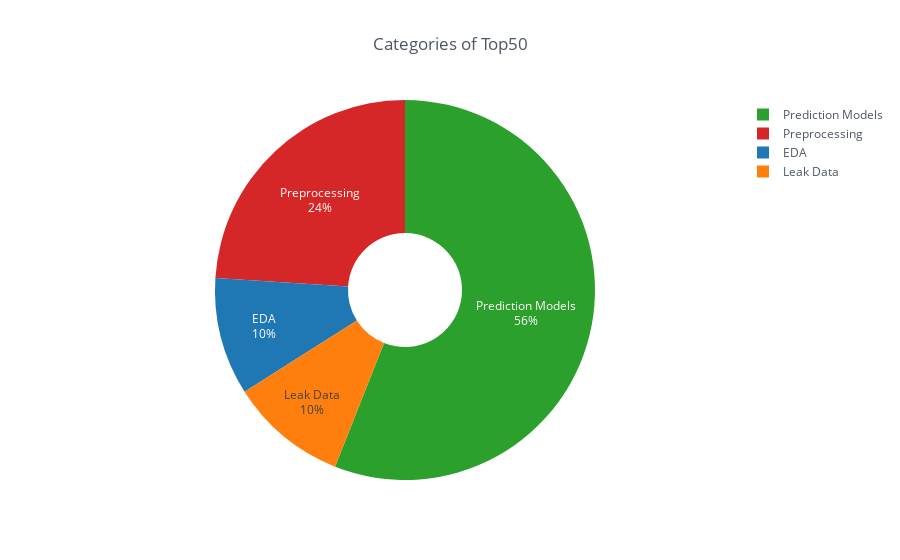

Here is the notebook cell this chart was saved with:
### Code cell
title='Categories of Top50'
df_top50.groupby('category').count()['title'].reset_index().iplot(kind='pie', labels='category', values='title', title=title, textinfo="label+percent", hole=0.3, theme='white')

### Figure 1 — Plotly figure (JSON) as saved in the notebook; plotly's stock layout.template omitted (floating-point values rounded to 4 significant figures)
{"data": [{"hole": 0.3, "labels": ["EDA", "Leak Data", "Prediction Models", "Preprocessing"], "marker": {"colors": ["rgba(31, 119, 180, 1.0)", "rgba(255, 127, 14, 1.0)", "rgba(44, 160, 44, 1.0)", "rgba(214, 39, 40, 1.0)"]}, "name": "", "textinfo": "label+percent", "type": "pie", "values": [5, 5, 28, 12]}], "layout": {"legend": {"bgcolor": "#FFFFFF", "font": {"color": "#4D5663"}}, "paper_bgcolor": "#FFFFFF", "plot_bgcolor": "#FFFFFF", "title": "Categories of Top50", "titlefont": {"color": "#4D5663"}}}
